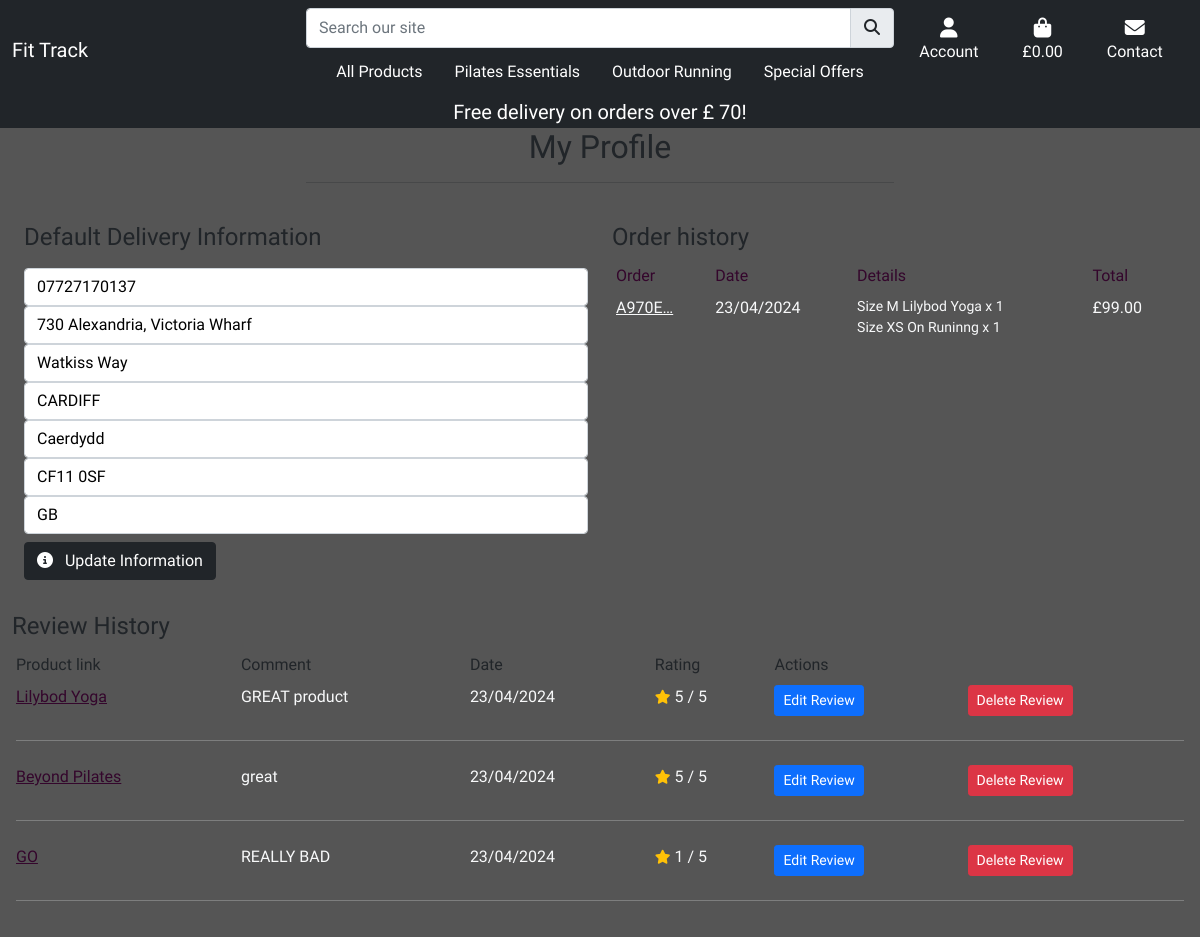
Screenshot of /profile/ (signed in) with the database file from the repository.
### profiles/models.py (models this page shows, shortened)
class UserProfile(models.Model):
    user = models.OneToOneField(User, on_delete=models.CASCADE)
    default_phone_number = models.CharField(max_length=20, null=True, blank=True)
    default_street_address1 = models.CharField(max_length=80, null=True, blank=True)
    default_street_address2 = models.CharField(max_length=80, null=True, blank=True)
    default_town_or_city = models.CharField(max_length=40, null=True, blank=True)
    default_county = models.CharField(max_length=80, null=True, blank=True)
    default_postcode = models.CharField(max_length=20, null=True, blank=True)
    default_country = models.CharField(max_length=40, null=False, blank=False)

### checkout/models.py (models this page shows, shortened)
class Order(models.Model):
    order_number = models.CharField(max_length=32, null=False, editable=False)
    user_profile = models.ForeignKey(UserProfile, on_delete=models.SET_NULL,
                                     null=True, blank=True, related_name='orders')
    full_name = models.CharField(max_length=50, null=False, blank=False)
    email = models.EmailField(max_length=254, null=False, blank=False)
    phone_number = models.CharField(max_length=20, null=False, blank=False)
    country = models.CharField(max_length=40, null=False, blank=False)
    postcode = models.CharField(max_length=20, null=True, blank=True)
    town_or_city = models.CharField(max_length=40, null=False, blank=False)
    street_address1 = models.CharField(max_length=80, null=False, blank=False)
    street_address2 = models.CharField(max_length=80, null=True, blank=True)
    county = models.CharField(max_length=80, null=True, blank=True)
    date = models.DateTimeField(auto_now_add=True)
    delivery_cost = models.DecimalField(max_digits=6, decimal_places=2, null=False, default=0)
    order_total = models.DecimalField(max_digits=10, decimal_places=2, null=False, default=0)
    grand_total = models.DecimalField(max_digits=10, decimal_places=2, null=False, default=0)
    original_bag = models.TextField(null=False, blank=False, default='')
    stripe_pid = models.CharField(max_length=254, null=False, blank=False, default='')

class OrderLineItem(models.Model):
    order = models.ForeignKey(Order, null=False, blank=False, on_delete=models.CASCADE, related_name='lineitems')
    product = models.ForeignKey(Product, null=False, blank=False, on_delete=models.CASCADE)
    product_size = models.CharField(max_length=2, null=True, blank=True)
    quantity = models.IntegerField(null=False, blank=False, default=0)
    lineitem_total = models.DecimalField(max_digits=6, decimal_places=2, null=False, blank=False, editable=False)

### products/models.py (models this page shows, shortened)
class Product(models.Model):
    category = models.ForeignKey('Category', null=True, blank=True, on_delete=models.SET_NULL)
    sku = models.CharField(max_length=254, null=True, blank=True)
    name = models.CharField(max_length=254)
    different_size = models.BooleanField(default=False)
    description = models.TextField()
    new = models.BooleanField(default=False)
    on_sale = models.BooleanField(default=False)
    all_specials = models.BooleanField(default=False)
    details = models.CharField(max_length=360)
    materials = models.CharField(max_length=254, null=True,default=None)
    fabric_care = models.CharField(max_length=360)
    price = models.DecimalField(max_digits=6, decimal_places=2)
    rating = models.DecimalField(max_digits=6, decimal_places=2, null=True, blank=True)
    image = models.ImageField(null=True, blank=True)
    size = models.CharField(max_length=254, null=True, blank=True)
    weight =  models.CharField(max_length=254, null=True, blank=True)
    special_price = models.DecimalField(
        max_digits=6, decimal_places=2, null=False, blank=False, default=0)

class Review(models.Model):
    product = models.ForeignKey(
        Product, on_delete=models.CASCADE, related_name='reviews'
    )
    user = models.ForeignKey(
        User, on_delete=models.SET_NULL, null=True, blank=True,
    )
    rating = models.IntegerField(
        validators=[MinValueValidator(1), MaxValueValidator(5)])
    comment = models.TextField()
    created_date = models.DateTimeField(auto_now_add=True)

### profiles/views.py (the view)
# urls.py: path('profile/', include('profiles.urls')),
@login_required
def profile(request):
    profile = get_object_or_404(UserProfile, user=request.user)
    reviews = Review.objects.filter(user=request.user)
    if request.method == 'POST':
        form = UserProfileForm(request.POST, instance=profile)
        if form.is_valid():
            form.save()
            messages.success(request, 'Profile updated successfully')
        else:
            messages.error(request, 'Update failed. Please ensure the form is valid.')
    else:
        form = UserProfileForm(instance=profile)
    orders = profile.orders.all()
    template = 'profiles/profile.html'
    context = {
        'form': form,
        'orders': orders,
        'reviews': reviews,
        'on_profile_page': True
    }
    return render(request, template, context)

### profiles/forms.py
class UserProfileForm(forms.ModelForm):
    class Meta:
        model = UserProfile
        exclude = ('user',)
    def __init__(self, *args, **kwargs):
        super().__init__(*args, **kwargs)
        placeholders = {
            'default_phone_number': 'Phone Number',
            'default_postcode': 'Postal Code',
            'default_town_or_city': 'Town or City',
            'default_street_address1': 'Street Address 1',
            'default_street_address2': 'Street Address 2',
            'default_county': 'County, State or Locality',
            'default_country': 'Country',
        }
        self.fields['default_phone_number'].widget.attrs['autofocus'] = True
        for field in self.fields:
            if self.fields[field].required:
                placeholder = f'{placeholders[field]} *'
            else:
                placeholder = placeholders[field]
            self.fields[field].widget.attrs['placeholder'] = placeholder
            self.fields[field].widget.attrs['class'] = 'stripe-style-input'
            self.fields[field].label = False

### bag/contexts.py (called while the page is built, shortened)
def bag_contents(request):
    bag_items = []
    total = 0
    product_count = 0
    bag = request.session.get('bag', {})
    if product_count > 0 and total < settings.FREE_DELIVERY_THRESHOLD:
        delivery = Decimal(settings.STANDARD_DELIVERY_COST)
        free_delivery_delta = settings.FREE_DELIVERY_THRESHOLD - total
    else:
        delivery = 0
        free_delivery_delta = 0
    grand_total = delivery + total
    context = {
        'bag_items': bag_items,
        'total': total,
        'product_count': product_count,
        'delivery': delivery,
        'free_delivery_delta': free_delivery_delta,
        'free_delivery_threshold': settings.FREE_DELIVERY_THRESHOLD,
        'grand_total': grand_total,
    }
    return context

### profiles/templates/profiles/profile.html (shortened to what this page needs)
{% extends "base.html"%}
{% load static %}
{% block extra_css %}
<link rel="stylesheet" href="{% static 'profiles/css/profile.css' %}">
{% endblock %}
{% block content %}
<div class="cover"></div>
<div class="container-fluid vh-100 clear-nav">
    {% include 'includes/banner.html'%}
    <div class="row">
        <div class="col text-center ">
            <h2 class="text-dark">My Profile</h2>
            <hr class="w-50 mx-auto mb-3">
        </div>
    </div>
    <div class="row col-12 mx-auto">
        <div class="col-12 col-lg-6 mt-4">
            <h2 class="text-dark fs-4 text-md">
                Default Delivery Information
            </h2>
            <form id="profile-update-form" class="mt-3" action="{% url 'profile' %}" method="POST">
                {{ form|crispy }}
                <button class="btn btn-dark text-center mt-2 shopping-btn" type="submit">
                    <i class="fa-solid fa-circle-info pe-2"></i>
                    Update Information
                </button>
            </form>
        </div>
        <div class="col-12 col-lg-6 mt-4">
            <h2 class="dark fs-4 text-dark">Order history</h2>
            <div class="order-history table-responsive">
                <table class="table table-sm table-borderless">
                    <thead>
                        <tr class="text-purple">
                            <td>Order</td>
                            <td>Date</td>
                            <td>Details</td>
                            <td>Total</td>
                        </tr>
                    </thead>
                    <tbody class="text-light">
                        {% if orders.count == 0 %}
                        <tr>
                            <td colspan="4" class="text-center">You haven't made any reviews yet.</td>
                        </tr>
                        {% else %}
                        {% for order in orders %}
                        <tr>
                            <td>
                                <a class="text-light" href="{% url 'order_history' order.order_number %}"
                                    title="{{ order.order_number }}">
                                    {{ order.order_number|truncatechars:6 }}
                                </a>
                            </td>
                            <td>{{ order.date|date:"d/m/Y" }}</td>
                            <td>
                                <ul class="list-unstyled ">
                                    {% for item in order.lineitems.all %}
                                    <li class="small ">
                                        Size {{ item.product.size|upper }}
                                        {{ item.product.name }} x {{ item.quantity }}
                                    </li>
                                    {% endfor %}
                                </ul>
                            </td>
                            <td>£{{ order.grand_total }}</td>
                        </tr>
                        {% endfor %}
                        {% endif %}
                    </tbody>
                </table>
            </div>
        </div>
    </div>
    {% if reviews %}
    <div class="row mt-3 d-none d-md-block">
        <div class="col text-left">
            <h2 class="dark fs-4 text-dark">Review History</h2>
            <div class="order-history table-responsive">
                <table class="table table-sm table-borderless">
                    <thead>
                        <tr class="text-dark">
                            <td>Product link</td>
                            <td>Comment</td>
                            <td>Date</td>
                            <td>Rating</td>
                            <td>Actions</td>
                            <td> </td>
                        </tr>
                    </thead>
                    <tbody class="text-light">
                        {% if reviews.count == 0 %}
                        <tr>
                            <td colspan="5" class="text-center">You haven't made any orders yet.</td>
                        </tr>
                        {% else %}
                        {% for review in reviews %}
                        <tr>
                            <td>
                                <a class="text-purple" href="{% url 'product_detail' review.product.id %}">
                                    {{ review.product.name }}
                                </a>
                            </td>
                            <td>{{ review.comment }}</td>
                            <td>{{ review.created_date|date:"d/m/Y" }}</td>
                            <td>
                                <small class="text-muted"><i class="fas fa-star pe-1 text-warning"></i></small>{{ review.rating }} / 5
                            </td>
                            <td>
                                <a class="btn btn-primary btn-sm" href="{% url 'edit_review' review.id %}">Edit Review</a>
                            </td>
                            <td>
                                <form method="post" action="{% url 'delete_review' review.id %}">
                                    <button type="submit" class="btn btn-sm btn-danger">Delete Review</button>
                                </form>
                            </td>
                        </tr>
                        <tr>
                            <td colspan="6"><hr></td>
                        </tr>
                        {% endfor %}
                        {% endif %}
                    </tbody>
                </table>
            </div>
        </div>
    </div>
    {% endif %}
</div>
{% endblock %}

### static/css/base.css (style rules this page uses)
html { height:100%; }
body { font-family:'Bacasime Antique', serif ; background: url('/media/woman.jpg') no-repeat center center fixed; background-size: cover; height: 100%; display: flex; flex-direction: column; }
.cover { height: 100%; width: 100%; position: fixed; z-index: -1; top: 0; left: 0; background-color: #555; }
.mt-3,.nav-link, p { color:#fff !important; }
.text-purple { color: rgb(52, 6, 44) !important;; }

### profiles/static/profiles/css/profile.css (style rules this page uses)
.order-history { max-height:416px; overflow-y:auto; }
#profile-update-form .form-control { color: #000; }
#profile-update-form input::placeholder { color: #aab7c4; }

### rows the page displays
UserProfile: default_phone_number "07727170137", default_street_address1 "730 Alexandria, Victoria Wharf", default_street_address2 "Watkiss Way", default_town_or_city "CARDIFF", default_county "Caerdydd", default_postcode "CF11 0SF", default_country "GB"
Order: order_number "A970E…", date "23/04/2024", grand_total "99.00"
OrderLineItem: product.size "M", product.name "Lilybod Yoga", quantity "1"
OrderLineItem: product.size "XS", product.name "On Runinng", quantity "1"
Review: product.name "Lilybod Yoga", comment "GREAT product", created_date "23/04/2024", rating "5"
Review: product.name "Beyond Pilates", comment "great", created_date "23/04/2024", rating "5"
Review: product.name "GO", comment "REALLY BAD", created_date "23/04/2024", rating "1"

### other values shown
{{ free_delivery_threshold }} "70"
